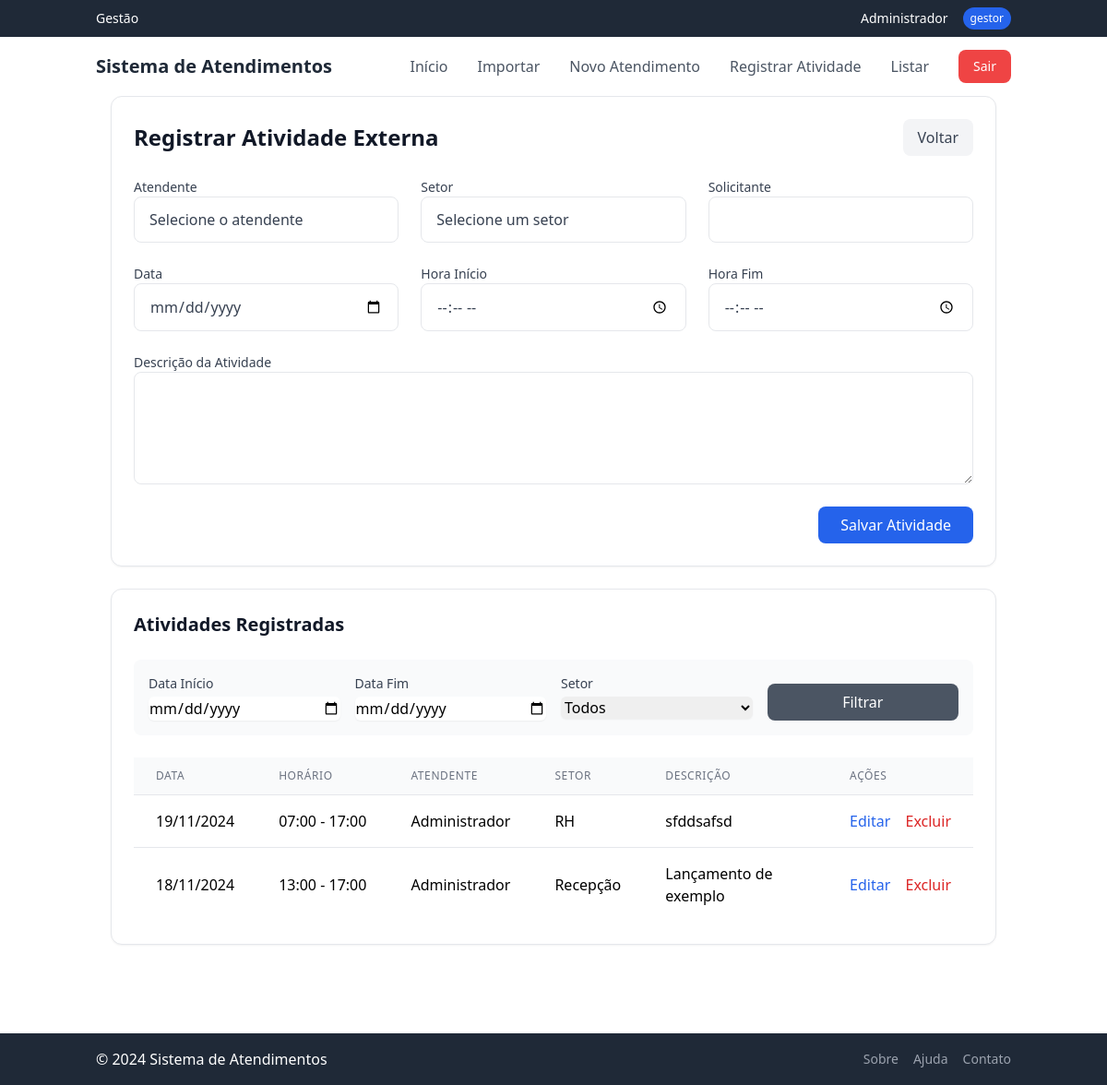
The page /atividades/nova (signed in) on the database its author committed.
### app/models/usuario.py (models this page shows, shortened)
class Usuario(UserMixin, db.Model):
    id = db.Column(db.Integer, primary_key=True)
    username = db.Column(db.String(64), unique=True, nullable=False)
    password_hash = db.Column(db.String(128), nullable=False)
    nome = db.Column(db.String(64), nullable=False)
    tipo = db.Column(db.String(20), nullable=False)
    ativo = db.Column(db.Boolean, default=True)

### app/models/atividade_externa.py (models this page shows, shortened)
class AtividadeExterna(db.Model):
    id = db.Column(db.Integer, primary_key=True)
    atendente_id = db.Column(db.Integer, db.ForeignKey('usuario.id'), nullable=False)
    atendente_nome = db.Column(db.String(50), nullable=False)
    setor = db.Column(db.String(50), nullable=False)
    hora_inicio = db.Column(db.DateTime, nullable=False)
    hora_fim = db.Column(db.DateTime, nullable=False)
    descricao = db.Column(db.Text, nullable=False)
    data_registro = db.Column(db.DateTime, default=datetime.utcnow)

### app/routes/atividades.py (the view, shortened to what this page needs)
@bp.route('/nova', methods=['GET', 'POST'])
@login_required
def nova_atividade():
    page = request.args.get('page', 1, type=int)
    atendente_id = request.args.get('atendente')
    data_inicio = request.args.get('data_inicio')
    data_fim = request.args.get('data_fim')
    setor = request.args.get('setor')
    query = AtividadeExterna.query
    if setor:
        query = query.filter(AtividadeExterna.setor == setor)
    atividades = query.order_by(AtividadeExterna.hora_inicio.desc()).paginate(
        page=page, per_page=10
    )
    return render_template('atividades/create.html',
                         atividades=atividades,
                         data_inicio=data_inicio,
                         data_fim=data_fim,
                         setor=setor)

### app/models/usuario.py (called while the page is built)
@login_manager.user_loader
def load_user(user_id):
    return Usuario.query.get(int(user_id))

### app/templates/atividades/create.html (shortened to what this page needs)
{% extends "base.html" %}
{% block content %}
<div class="container mx-auto px-4">
    <div class="bg-white rounded-xl shadow-sm border border-gray-200 p-6 mb-6">
        <div class="flex justify-between items-center mb-6">
            <h1 class="text-2xl font-bold text-gray-900">Registrar Atividade Externa</h1>
            <a href="{{ url_for('index') }}"
                class="px-4 py-2 bg-gray-100 text-gray-700 rounded-lg hover:bg-gray-200">Voltar</a>
        </div>
        <form method="POST" class="space-y-6">
            <div class="grid grid-cols-2 md:grid-cols-3 gap-6">
                <div class="form-group">
                    <label class="block text-sm font-medium text-gray-700">Atendente</label>
                    <select name="atendente_id"
                        class="block w-full px-4 py-3 text-gray-700 bg-white border border-gray-200 rounded-lg focus:outline-none focus:border-blue-400 focus:ring focus:ring-blue-100 appearance-none">
                        <option value="" disabled selected>Selecione o atendente</option>
                    </select>
                </div>
                <div class="form-group">
                    <label class="block text-sm font-medium text-gray-700">Setor</label>
                    <select name="setor"
                        class="block w-full px-4 py-3 text-gray-700 bg-white border border-gray-200 rounded-lg focus:outline-none focus:border-blue-400 focus:ring focus:ring-blue-100 appearance-none">
                        <option value="">Selecione um setor</option>
                    </select>
                </div>
                <div class="form-group">
                    <label class="block text-sm font-medium text-gray-700">Solicitante</label>
                    <input type="text" name="solicitante_id"
                        class="block w-full px-4 py-3 text-gray-700 bg-white border border-gray-200 rounded-lg focus:outline-none focus:border-blue-400 focus:ring focus:ring-blue-100 appearance-none"
                        required>
                </div>
                <div class="form-group">
                    <label class="block text-sm font-medium text-gray-700">Data</label>
                    <input type="date" name="data"
                        class="block w-full px-4 py-3 text-gray-700 bg-white border border-gray-200 rounded-lg focus:outline-none focus:border-blue-400 focus:ring focus:ring-blue-100 appearance-none"
                        required>
                </div>
                <div class="form-group">
                    <label class="block text-sm font-medium text-gray-700">Hora Início</label>
                    <input type="time" name="hora_inicio"
                        class="block w-full px-4 py-3 text-gray-700 bg-white border border-gray-200 rounded-lg focus:outline-none focus:border-blue-400 focus:ring focus:ring-blue-100 appearance-none"
                        required>
                </div>
                <div class="form-group">
                    <label class="block text-sm font-medium text-gray-700">Hora Fim</label>
                    <input type="time" name="hora_fim"
                        class="block w-full px-4 py-3 text-gray-700 bg-white border border-gray-200 rounded-lg focus:outline-none focus:border-blue-400 focus:ring focus:ring-blue-100 appearance-none"
                        required>
                </div>
            </div>
            <div class="form-group">
                <label class="block text-sm font-medium text-gray-700">Descrição da Atividade</label>
                <textarea name="descricao" rows="4"
                    class="block w-full px-4 py-3 text-gray-700 bg-white border border-gray-200 rounded-lg focus:outline-none focus:border-blue-400 focus:ring focus:ring-blue-100 appearance-none"
                    required></textarea>
            </div>
            <div class="flex justify-end space-x-4">
                <button type="submit" class="px-6 py-2 bg-blue-600 text-white rounded-lg hover:bg-blue-700">Salvar
                    Atividade</button>
            </div>
        </form>
    </div>
    <div class="bg-white rounded-xl shadow-sm border border-gray-200 p-6">
        <h2 class="text-xl font-bold text-gray-900 mb-6">Atividades Registradas</h2>
        <div class="mb-6 bg-gray-50 p-4 rounded-lg">
            <form method="GET" class="grid grid-cols-1 md:grid-cols-4 gap-4">
                <div>
                    <label class="block text-sm font-medium text-gray-700">Data Início</label>
                    <input type="date" name="data_inicio" value="{{ data_inicio }}"
                        class="mt-1 block w-full rounded-md border-gray-300 shadow-sm focus:border-blue-500 focus:ring-blue-500">
                </div>
                <div>
                    <label class="block text-sm font-medium text-gray-700">Data Fim</label>
                    <input type="date" name="data_fim" value="{{ data_fim }}"
                        class="mt-1 block w-full rounded-md border-gray-300 shadow-sm focus:border-blue-500 focus:ring-blue-500">
                </div>
                <div>
                    <label class="block text-sm font-medium text-gray-700">Setor</label>
                    <select name="setor"
                        class="mt-1 block w-full rounded-md border-gray-300 shadow-sm focus:border-blue-500 focus:ring-blue-500">
                        <option value="">Todos</option>
                    </select>
                </div>
                <div class="flex items-end">
                    <button type="submit"
                        class="w-full px-4 py-2 bg-gray-600 text-white rounded-lg hover:bg-gray-700">Filtrar</button>
                </div>
            </form>
        </div>
        <div class="overflow-x-auto">
            <table class="min-w-full divide-y divide-gray-200">
                <thead class="bg-gray-50">
                    <tr>
                        <th class="px-6 py-3 text-left text-xs font-medium text-gray-500 uppercase tracking-wider">Data
                        </th>
                        <th class="px-6 py-3 text-left text-xs font-medium text-gray-500 uppercase tracking-wider">
                            Horário</th>
                        <th class="px-6 py-3 text-left text-xs font-medium text-gray-500 uppercase tracking-wider">
                            Atendente</th>
                        <th class="px-6 py-3 text-left text-xs font-medium text-gray-500 uppercase tracking-wider">Setor
                        </th>
                        <th class="px-6 py-3 text-left text-xs font-medium text-gray-500 uppercase tracking-wider">
                            Descrição</th>
                        <th class="px-6 py-3 text-left text-xs font-medium text-gray-500 uppercase tracking-wider">Ações
                        </th>
                    </tr>
                </thead>
                <tbody class="bg-white divide-y divide-gray-200">
                    {% for atividade in atividades.items %}
                    <tr>
                        <td class="px-6 py-4 whitespace-nowrap">{{ atividade.hora_inicio.strftime('%d/%m/%Y') }}</td>
                        <td class="px-6 py-4 whitespace-nowrap">{{ atividade.hora_inicio.strftime('%H:%M') }} - {{
                            atividade.hora_fim.strftime('%H:%M') }}</td>
                        <td class="px-6 py-4 whitespace-nowrap">{{ atividade.atendente_nome }}</td>
                        <td class="px-6 py-4 whitespace-nowrap">{{ atividade.setor }}</td>
                        <td class="px-6 py-4">{{ atividade.descricao }}</td>
                        <td class="px-6 py-4 whitespace-nowrap">
                            <button onclick="editarAtividade('{{ atividade.id }}')"
                                class="text-blue-600 hover:text-blue-900 mr-3">
                                Editar
                            </button>
                            <button onclick="excluirAtividade('{{ atividade.id }}')"
                                class="text-red-600 hover:text-red-900">
                                Excluir
                            </button>
                        </td>
                    </tr>
                    {% endfor %}
                </tbody>
            </table>
        </div>
    </div>
</div>
{% endblock %}

### app/templates/base.html (shortened to what this page needs)
<!DOCTYPE html>
<html>
<head>
    <script src="https://cdn.tailwindcss.com"></script>
</head>
<body class="flex flex-col min-h-screen">
    <header class="bg-gray-800 text-white">
        <div class="container mx-auto px-4 py-2">
            <div class="flex justify-between items-center">
                <div class="flex items-center space-x-2">
                    <span class="text-sm font-medium">Gestão</span>
                </div>
                {% if current_user.is_authenticated %}
                <div class="flex items-center space-x-4">
                    <span class="text-sm">{{ current_user.nome }}</span>
                    <span class="text-xs px-2 py-1 bg-blue-600 rounded-full">{{ current_user.tipo }}</span>
                </div>
                {% endif %}
            </div>
        </div>
    </header>
    <nav class="container mx-auto px-4">
        <div class="flex justify-between items-center h-16">
            <a href="{{ url_for('index') }}"
                class="text-xl font-bold text-gray-800 hover:text-blue-600 transition-colors">
                Sistema de Atendimentos
            </a>
            {% if current_user.is_authenticated %}
            <div class="flex items-center space-x-8">
                <a href="{{ url_for('index') }}"
                    class="text-gray-600 hover:text-blue-600 font-medium transition-colors">Início</a>
                <a href="{{ url_for('atendimentos.importar') }}"
                    class="text-gray-600 hover:text-blue-600 font-medium transition-colors">Importar</a>
                <a href="{{ url_for('atendimentos.novo_atendimento') }}"
                    class="text-gray-600 hover:text-blue-600 font-medium transition-colors">Novo Atendimento</a>
                <a href="{{ url_for('atividades.nova_atividade') }}"
                    class="text-gray-600 hover:text-blue-600 font-medium transition-colors">Registrar Atividade</a>
                <a href="{{ url_for('atendimentos.listar') }}"
                    class="text-gray-600 hover:text-blue-600 font-medium transition-colors">Listar</a>
                <a href="{{ url_for('auth.logout') }}"
                    class="bg-red-500 hover:bg-red-600 text-white px-4 py-2 rounded-lg text-sm font-medium transition-colors">Sair</a>
            </div>
            {% endif %}
        </div>
    </nav>
    <main class="container mx-auto px-4 flex-grow pb-24">
        {% block content %}{% endblock %}
    </main>
    <footer class="bg-gray-800 text-white mt-auto">
        <div class="container mx-auto px-4 py-4">
            <div class="flex justify-between items-center">
                <span>© 2024 Sistema de Atendimentos</span>
                <div class="flex items-center space-x-4">
                    <a href="#" class="text-sm text-gray-400 hover:text-white transition-colors">Sobre</a>
                    <a href="#" class="text-sm text-gray-400 hover:text-white transition-colors">Ajuda</a>
                    <a href="https://join.skype.com/invite/lnMwNCeqPKpR"
                        class="text-sm text-gray-400 hover:text-white transition-colors">Contato</a>
                </div>
            </div>
        </div>
    </footer>
</body>
</html>

### rows shown on the page
Usuario: nome "Administrador", tipo "gestor"
AtividadeExterna: hora_inicio "19/11/2024", hora_inicio "07:00", hora_fim "17:00", atendente_nome "Administrador", setor "RH", descricao "sfddsafsd"
AtividadeExterna: hora_inicio "18/11/2024", hora_inicio "13:00", hora_fim "17:00", atendente_nome "Administrador", setor "Recepção", descricao "Lançamento de exemplo"
